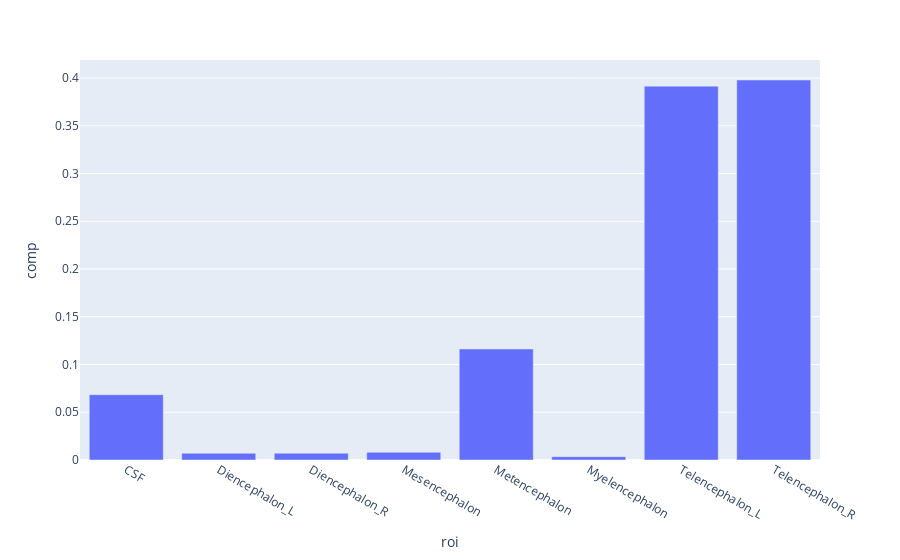

Notebook code for this chart:
### Markdown cell above
Let's look at the subject level means. Therefore, we have to average across id.

### Code cell
roi_mean = dat.drop(["id", "id_char", "icv"], axis = 1).groupby(["roi"]).mean().reset_index()
fig = px.bar(roi_mean, x = "roi", y = "comp")
fig.show()

### Figure 1 — Plotly figure (JSON) as saved in the notebook; plotly's stock layout.template omitted (floating-point values rounded to 4 significant figures)
{"data": [{"alignmentgroup": "True", "hovertemplate": "roi=%{x}<br>comp=%{y}<extra></extra>", "legendgroup": "", "marker": {"color": "#636efa", "pattern": {"shape": ""}}, "name": "", "offsetgroup": "", "orientation": "v", "showlegend": false, "textposition": "auto", "type": "bar", "x": ["CSF", "Diencephalon_L", "Diencephalon_R", "Mesencephalon", "Metencephalon", "Myelencephalon", "Telencephalon_L", "Telencephalon_R"], "xaxis": "x", "y": [0.06846, 0.007044, 0.007111, 0.008055, 0.1163, 0.003523, 0.3915, 0.398], "yaxis": "y"}], "layout": {"autosize": true, "barmode": "relative", "legend": {"tracegroupgap": 0}, "margin": {"t": 60}, "xaxis": {"anchor": "y", "autorange": true, "domain": [0, 1], "range": [-0.5, 7.5], "title": {"text": "roi"}, "type": "category"}, "yaxis": {"anchor": "x", "autorange": true, "domain": [0, 1], "range": [0, 0.4189], "title": {"text": "comp"}, "type": "linear"}}}
